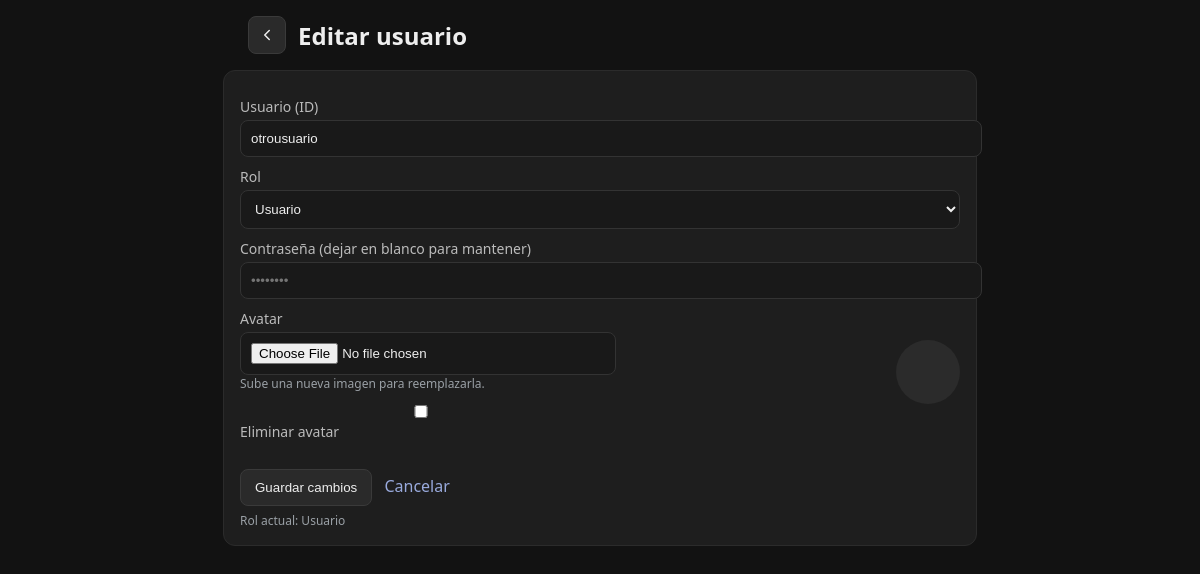
The page /gestion/usuarios/editar/otrousuario/ (signed in) on the database its author committed.
### inicio_sesion/models.py (models this page shows, shortened)
class Users(models.Model):
    user = models.CharField(max_length=100, unique=True)
    password = models.CharField(max_length=100)
    type = models.CharField(max_length=50)
    avatar = models.ImageField(upload_to="uploaded_avatars/", null=True, blank=True)
    is_active = models.BooleanField(default=True)
    created_at = models.DateTimeField(auto_now_add=True)
    is_superadmin = models.BooleanField(default=False)
    class Meta:
        db_table = "Users"

### gestion/views.py (the view, shortened to what this page needs)
# urls.py: path("usuarios/editar/<str:username>/", v.editar_usuario, name="editar_usuario"),
@require_http_methods(["GET", "POST"])
def editar_usuario(request, username: str):
    session_user, error = _require_admin(request)
    if error:
        return error
    u = get_object_or_404(Users, user=username)
    target_is_super = bool(getattr(u, "is_superadmin", False))
    session_is_super = Users.objects.filter(user=session_user, is_superadmin=True).exists()
    ctx = {"user_obj": u, "session_is_superadmin": session_is_super}
    return render(request, "gestion/editar_usuario.html", ctx)

### gestion/views.py (called while the page is built)
def _require_admin(request):
    username = _require_session_user(request)
    if not username:
        return None, redirect("login")
    try:
        u = Users.objects.only("type", "is_superadmin").get(user=username)
    except Users.DoesNotExist:
        return None, redirect("login")
    role = (u.type or "").lower()
    if getattr(u, "is_superadmin", False) or role == "administrador":
        return username, None
    return None, HttpResponse("No autorizado", status=403)

### inicio_sesion/auth_helpers.py (called while the page is built)
def _require_session_user(request):
    return request.session.get("user")

### gestion/templates/gestion/editar_usuario.html (shortened to what this page needs)
{% load static %}
<!doctype html>
<html lang="es">
<head>
</head>
<body>
  <header>
    <a class="icon-btn" href="{% url 'gestion' %}" aria-label="Volver a gestión" title="Volver a gestión">
      <svg xmlns="http://www.w3.org/2000/svg" width="18" height="18" viewBox="0 0 24 24" fill="none"
           stroke="currentColor" stroke-width="2" stroke-linecap="round" stroke-linejoin="round" aria-hidden="true">
        <polyline points="15 18 9 12 15 6"></polyline>
      </svg>
    </a>
    <h2 style="margin:0;">
      Editar usuario
    </h2>
  </header>
  <div class="card">
    <form method="post" enctype="multipart/form-data">
      <label>Usuario (ID)</label>
      <input name="user" value="{{ user_obj.user }}" required
             {% if user_obj.is_superadmin %}class="gold-input"{% endif %}>
      {% if not user_obj.is_superadmin %}
        <label>Rol</label>
        <select name="role" required>
          {% with current=user_obj.type|lower %}
            <option value="usuario" {% if current == "usuario" %}selected{% endif %}>Usuario</option>
          {% endwith %}
        </select>
      {% else %}
        <input type="hidden" name="role" value="{{ user_obj.type|lower }}">
      {% endif %}
      <label>Contraseña (dejar en blanco para mantener)</label>
      <input name="password" type="password" placeholder="••••••••"
             {% if user_obj.is_superadmin and not session_is_superadmin %}disabled{% endif %}>
      <div class="row">
        <div>
          <label>Avatar</label>
          <input name="avatar" type="file" accept="image/*">
          <div class="muted">Sube una nueva imagen para reemplazarla.</div>
          <label style="margin-top:10px;">
            <input type="checkbox" name="remove_avatar" value="1"> Eliminar avatar
          </label>
        </div>
        <div style="display:flex; align-items:center; justify-content:flex-end;">
          {% if user_obj.avatar %}
            <img src="{{ user_obj.avatar.url }}" alt="{{ user_obj.user }}" class="avatar">
          {% else %}
            <span class="avatar"></span>
          {% endif %}
        </div>
      </div>
      <div style="margin-top:12px;">
        <button type="submit">Guardar cambios</button>
        <a href="{% url 'gestion' %}">Cancelar</a>
      </div>
      <div class="muted" style="margin-top:6px;">Rol actual: {{ user_obj.type }}</div>
    </form>
  </div>
</body>
</html>

### gestion/templates/gestion/editar_usuario.html (style rules this page uses)
body { font-family: system-ui, -apple-system, Segoe UI, Roboto, Arial; background:#121212; color:#eee; margin:0; padding:24px; }
header { display:flex; align-items:center; gap:12px; margin: -8px 0 16px; max-width: 720px; margin-left:auto; margin-right:auto; }
.icon-btn { display:inline-flex; align-items:center; justify-content:center; width:36px; height:36px; border:1px solid #3a3a3a; background:#2a2a2a; color:#eee; border-radius:8px; text-decoration:none; line-height:1; }
.card { background:#1e1e1e; border:1px solid #2b2b2b; border-radius:12px; padding:16px; max-width: 720px; margin: 0 auto; }
h2 { margin: 0 0 12px; }
label { display:block; margin:10px 0 4px; font-size:14px; color:#bbb; }
input, textarea, select { width:100%; padding:10px; border-radius:8px; border:1px solid #333; background:#191919; color:#eee; }
.row { display:flex; gap:12px; }
.row > div { flex:1; }
button { margin-top:12px; padding:10px 14px; border-radius:8px; border:1px solid #3a3a3a; background:#2a2a2a; color:#eee; cursor:pointer; }
.muted { color:#9aa0a6; font-size:12px; }
.avatar { width:64px; height:64px; border-radius:50%; object-fit:cover; background:#2b2b2b; display:inline-block; }
a { color:#9ad; text-decoration:none; margin-left: 8px; }

### rows shown on the page
Users: user "otrousuario", role "Usuario", type "Usuario"
